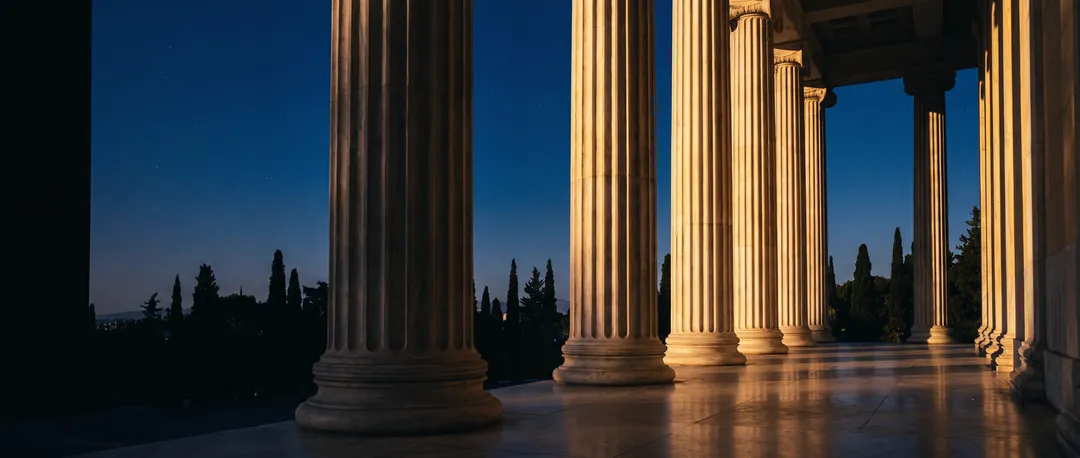
#> input picture docs/design/hero-candidates-v2/graded/colonnade/nocturne-m.webp, 1080 x 458 px
$ python grade-hero.py ../../../../docs/design/hero-candidates-v2/graded/colonnade/nocturne-m.webp
#> lines starting #> are read from the running program, lines starting #| are printed output that depends on the picture
#!/usr/bin/env python3
"""Grade + prep the masterpiece hero art the moment it lands (usage:
python3 grade-hero.py <input-image>). Master-premium-design pipeline:
brand-navy shadow seat, slight desaturation, left-third darkness check
for headline contrast, webp output at 2000w + 1080w."""
import sys
from PIL import Image, ImageEnhance
import numpy as np

SRC = sys.argv[1]
OUT_DIR = '/root/pegasus-site/client/public/images/hero'
img = Image.open(SRC).convert('RGB')
#> img is the input picture: PIL image 1080x458 RGB; mean R, G, B 57.4, 57.2, 56.1
print('in:', img.size)
#| in: (1080, 458)

# 1) gentle grade: -8% saturation, seat shadows toward brand navy (#091421)
img = ImageEnhance.Color(img).enhance(0.92)
a = np.array(img).astype(np.float64)
lum = a.mean(axis=2, keepdims=True) / 255.0
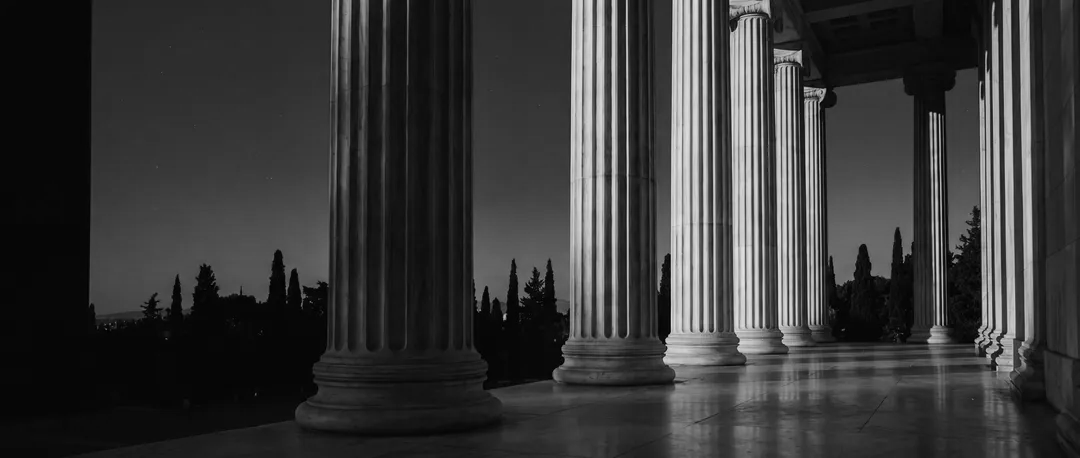
#> lum: shape (458, 1080, 1) float64; min 0, max 0.885, mean 0.221
navy = np.array([9, 20, 33], dtype=np.float64)[None, None, :]
shadow_w = np.clip((0.38 - lum) / 0.38, 0, 1) * 0.35  # only the darks, gently
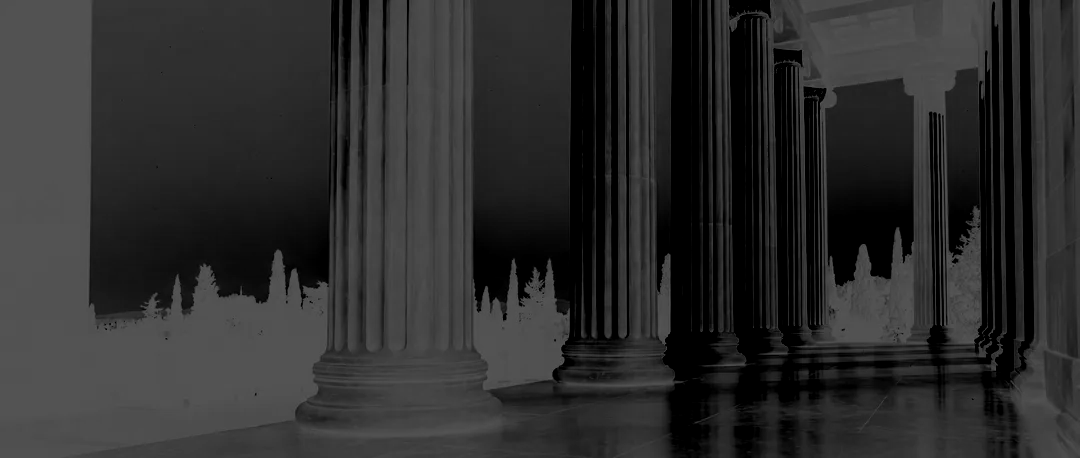
#> shadow_w: shape (458, 1080, 1) float64; min 0, max 0.35, mean 0.178
a = a * (1 - shadow_w) + navy * shadow_w
img = Image.fromarray(np.clip(a, 0, 255).astype(np.uint8))

# 2) left-third darkness check (headline sits there; want mean luma < 60)
w, h = img.size
#> w = 1080; h = 458
left = np.array(img.crop((0, int(h*0.18), int(w*0.34), int(h*0.85)))).mean()
#> left = 36.11
print(f'left-third mean luma: {left:.1f} ({"OK" if left < 60 else "TOO BRIGHT — css wash must carry more, or re-crop"})')
#| left-third mean luma: 36.1 (OK)

# 3) outputs
import os
os.makedirs(OUT_DIR, exist_ok=True)
for width, name, q in ((2000, 'nocturne.webp', 82), (1080, 'nocturne-m.webp', 80)):
    r = img.resize((width, round(img.height * width / img.width)), Image.LANCZOS)
    p = f'{OUT_DIR}/{name}'
    r.save(p, quality=q, method=4)
    print('out:', p, r.size, round(os.path.getsize(p)/1024), 'KB')
print('done — now wire .hv-hero-art in home-v51.tsx and rebuild.')
